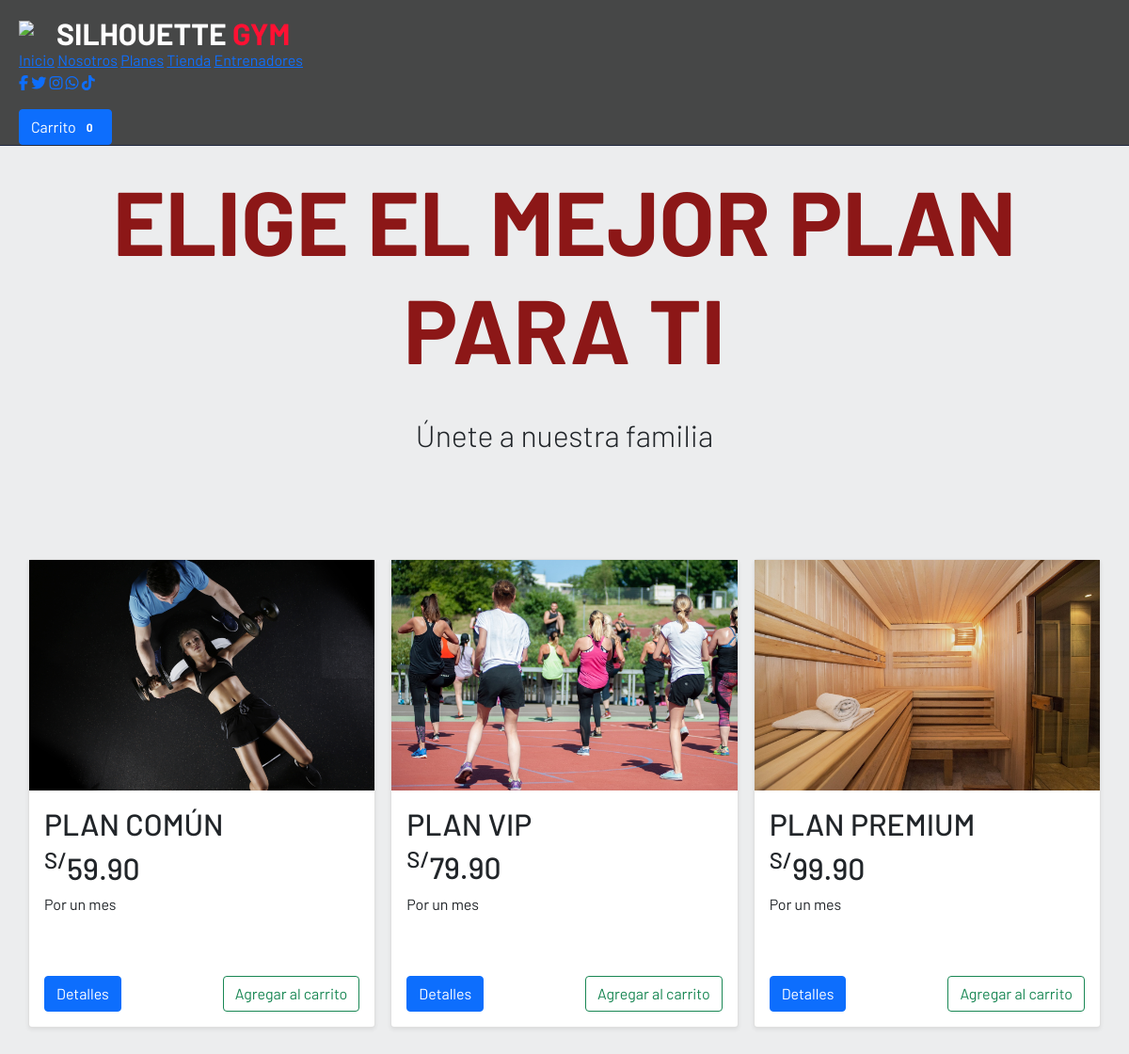
Page /Vista/Home/Planes.php on the committed database.
### tables this page shows
CREATE TABLE planes (
  id_planes INT AUTO_INCREMENT,
  nombre VARCHAR(50),
  descripcion text ,
  precio decimal(10,2) ,
  detalles text,
  activo INT,
  PRIMARY KEY (id_planes));

### Vista/config/config.php (called while the page is built, shortened)
<?php
$num_cart=0;
?>

### Vista/Home/Planes.php (the view, shortened to what this page needs)
<?php
require_once "../../Vista/config/config.php";
$db = new Database();
$con = $db -> conectar();
$sql = $con ->prepare("SELECT id_planes, nombre, precio, descripcion FROM planes WHERE activo=1");
$sql -> execute();
$resultado = $sql -> fetchAll(PDO::FETCH_ASSOC);
?>
<html lang="es">
<head>
    <link rel="stylesheet" href="https://cdnjs.cloudflare.com/ajax/libs/font-awesome/5.15.3/css/all.min.css">
    <link href="https://cdn.jsdelivr.net/npm/bootstrap@5.1.3/dist/css/bootstrap.min.css" rel="stylesheet"
>
    <link href="../../Controlador/CSS/Planes.css" rel="stylesheet">
    <link rel="stylesheet" href="https://cdnjs.cloudflare.com/ajax/libs/font-awesome/5.15.3/css/all.min.css"
 />
    <link rel="stylesheet" href="https://cdnjs.cloudflare.com/ajax/libs/font-awesome/5.15.3/css/all.min.css"
 />
</head>
<body>
    <div class="menu_arriba">
      <h1 class="nom_gym">SILHOUETTE <span class="txtRojo">GYM</span></h1>
      <ul class="imagen1">
        <img src="/Controlador/img.menu/icono1.svg">
      </ul>
      <nav id="nav">
        <a href="./Index.html" onclick="seleccionar()">Inicio</a>
        <a href="./Nosotros.html" onclick="seleccionar()">Nosotros</a>
        <a href="./Planes.php" onclick="seleccionar()">Planes</a>
        <a href="./Tienda.html" onclick="seleccionar()">Tienda</a>
        <a href="./Entrenadores.html" onclick="seleccionar()">Entrenadores</a>
      </nav>
      <div class="redes">
        <a href="https://www.facebook.com/profile.php?id=100091614803805">
          <i class="fa-brands fa-facebook-f"></i></a>
        <a href="https://twitter.com/SILHOUETTE_GYM">
          <i class="fa-brands fa-twitter"></i></a>
        <a href="https://www.instagram.com/silhouette_gym01/">
          <i class="fab fa-instagram"></i></a>
        <a href="https://wa.me/51981486877"><i class="fab fa-whatsapp"></i></a>
        <a href="https://www.tiktok.com/@silhouette_gym01?is_from_webapp=1&sender_device=pc">
          <i class="fa-brands fa-tiktok"></i></a>
      </div>
      <a class="nav-link itemText" id="sesionLink" href="#">
        <i class="fas" id="sesionIcon"></i>
      </a>
      <a class="usuario"><span id="nombre-usuario"></span></a>
      <a href="../../Controlador/Validacion/checkout.php" class="btn btn-primary">Carrito
        <span id= "num_cart" class="badge bg_secondary"> <?php echo $num_cart;   ?></span>
      </a>
    </div>
    <section class="seccion_titulo">
        <article class="texto_titulo">
            <h1 class="titulo">ELIGE EL MEJOR PLAN PARA TI</h1>
            <p class="eslogan">Únete a nuestra familia</p>
        </article>
    </section>
    <main>
        <div class="container">
            <div class="row row-cols-1 row-cols-sm-2 row-cols-md-3 g-3">
                <?php foreach($resultado as $row){?>
                <div class="col">
                    <div class="card shadow-sm">
                    <?php
                    $id= $row['id_planes'];
                    $imagen = "../../Controlador/IMAGENES/" . $id . "/principal.jpg"
                    ?>
                        <img src="<?php echo $imagen; ?>">
                        <div class="card-body">
                            <h2 input class="subtitulo"><?php echo $row['nombre']; ?></h2>
                            <h2 input class="costo"><sup>S/</sup><?php echo $row['precio']; ?></h2>
                            <p input class="parrafo"><?php echo $row['descripcion']; ?></p><br></br>
                            <div class="d-flex justify-content-between align-items-center">
    <div class="btn-group">
        <a href="Detalles.php?id_planes=<?php echo $row['id_planes'];
        ?>&token=<?php echo hash_hmac('sha1', $row['id_planes'], KEY_TOKEN); ?>"
         class="btn btn-primary">Detalles</a>
    </div>
    <button class="btn btn-outline-success" type="button" onclick="addPlanes(<?php echo $row['id_planes']; ?>,
     '<?php echo hash_hmac('sha1', $row['id_planes'], KEY_TOKEN); ?>')">Agregar al carrito</button>
</div>
                        </div>
                    </div>
                </div>
                <?php }?>
            </div>
        </div>
    </main>
</body>
</html>

### Controlador/CSS/Planes.css (style rules this page uses)
main>.container { padding: 30px 0; }
* { margin: 0; padding: 0; box-sizing: border-box; font-family: 'Barlow'; }
html { scroll-behavior: smooth; }
body { margin: 0; padding: 0; background-color: #ecedee; position: relative; }
body::after { content: ""; background-size: 15%; opacity: 0.2; position: fixed; top: 0; left: -1.5%; width: 100%; height: 100%; pointer-events: none; z-index: -1; }
.menu_arriba { width: 100%; position: fixed; border-bottom: 1px solid #1f283e; background-color: rgba(0,0,0,.7); z-index: 99; padding: 0 20px; }
.imagen1 { margin: 0 auto; width: 30px; height: 30px; display: flex; margin-left: -2rem; margin-top: -2.5rem; }
.nom_gym { margin-left: 2.5rem; margin-top: 1rem; font-weight: bold; color: #fff; color: #fff; font-size: 32px; }
.txtRojo { color:#ff1133; font-weight: bold; }
.usuario { text-Align: right; margin-right: 0%; position: absolute; right: 3.5%; top: 50%; transform: translateY(-50%); text-decoration: none; color: #fff; display: inline-block; padding: 5px 8px; }
.fas { position: absolute; right: 1%; top: 50%; transform: translateY(-50%); text-decoration: none; color: #fff; display: inline-block; padding: 5px 8px; font-size: 20px; }
.seccion_titulo { display: flex; flex-direction: column; gap: 40px; }
.texto_titulo { display: grid; gap: 1.5rem; text-align: center; padding-bottom: 70px; }
.titulo { font-size: 6rem; margin-top: 11rem; color: #8C1717; font-weight: bold; }
.eslogan { font-size: 2rem; line-height: 1.5; font-weight: 300; margin-bottom: 0.5rem; }

### rows in the picture
planes: shows a picture, nombre "PLAN COMÚN", precio "59.90", descripcion "Por un mes"
planes: shows a picture, nombre "PLAN VIP", precio "79.90", descripcion "Por un mes"
planes: shows a picture, nombre "PLAN PREMIUM", precio "99.90", descripcion "Por un mes"

### other values in the picture
$num_cart "0"
